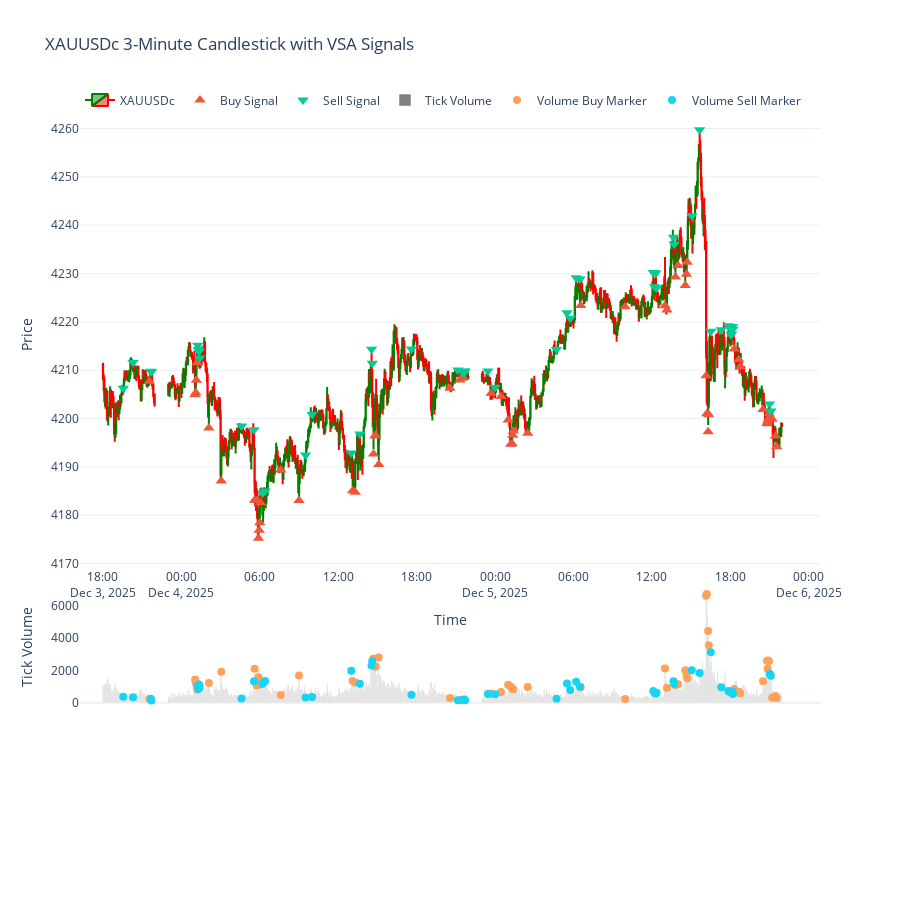

Notebook code cell kept with this figure:
### Code cell
import MetaTrader5 as mt5
import pandas as pd
import numpy as np
import plotly.graph_objects as go
from datetime import datetime, timedelta

# -------------------------
# 1. Initialize MT5
# -------------------------
if not mt5.initialize():
    print("MT5 initialization failed")
    mt5.shutdown()

# -------------------------
# 2. Fetch 3-minute data
# -------------------------
symbol = "XAUUSDc"
timeframe = mt5.TIMEFRAME_M3
n_bars = 1000
utc_from = datetime.now() - timedelta(days=3)

rates = mt5.copy_rates_from(symbol, timeframe, utc_from, n_bars)
mt5.shutdown()

# -------------------------
# 3. Convert to DataFrame
# -------------------------
df = pd.DataFrame(rates)
df['time'] = pd.to_datetime(df['time'], unit='s')
df.set_index('time', inplace=True)

# -------------------------
# 4. Remove non-trading periods (weekends)
# -------------------------
df = df[df.index.dayofweek < 5]

# -------------------------
# 5. Feature engineering for VSA
# -------------------------
df['range'] = df['high'] - df['low']
df['body'] = (df['close'] - df['open']).abs()
df['upper_wick'] = df['high'] - df[['open', 'close']].max(axis=1)
df['lower_wick'] = df[['open', 'close']].min(axis=1) - df['low']
df['direction'] = np.where(df['close'] > df['open'], 1, np.where(df['close'] < df['open'], -1, 0))

vol_ma_len = 50
df['vol_ma'] = df['tick_volume'].rolling(vol_ma_len, min_periods=1).mean()
df['vol_std'] = df['tick_volume'].rolling(vol_ma_len, min_periods=1).std().fillna(0)
df['body_ma'] = df['body'].rolling(vol_ma_len, min_periods=1).mean()
df['range_ma'] = df['range'].rolling(vol_ma_len, min_periods=1).mean()

df['vol_z'] = (df['tick_volume'] - df['vol_ma']) / (df['vol_std'] + 1e-9)
df['body_pct'] = df['body'] / (df['range_ma'] + 1e-9)

df['close_slope'] = df['close'].diff().rolling(6, min_periods=1).mean()

# -------------------------
# 6. VSA signal logic (avoid chained assignment by using arrays)
# -------------------------
n = len(df)
signals = np.zeros(n, dtype=int)
reasons = np.full(n, '', dtype=object)

climax_multiplier = 3.0
high_vol_multiplier = 1.5
low_vol_multiplier = 0.5
small_body_thresh = 0.35
large_body_thresh = 0.6

# Use positional access via iloc to gather values, but write to arrays
for i in range(2, n):
    vol = df['tick_volume'].iat[i]
    vol_ma = df['vol_ma'].iat[i]
    direction = df['direction'].iat[i]
    body_pct = df['body_pct'].iat[i]
    upper_wick = df['upper_wick'].iat[i]
    lower_wick = df['lower_wick'].iat[i]
    close = df['close'].iat[i]
    open_ = df['open'].iat[i]
    prev_close = df['close'].iat[i-1]
    slope = df['close_slope'].iat[i-1]  # context

    # skip if vol_ma invalid
    if np.isnan(vol_ma) or vol_ma <= 0:
        continue

    # climactic volume up / down
    if vol > vol_ma * climax_multiplier:
        if direction == 1 and body_pct > large_body_thresh:
            signals[i] = -1
            reasons[i] = "Climax Up (high vol & large up bar) -> possible distribution"
            continue
        if direction == -1 and body_pct > large_body_thresh:
            signals[i] = 1
            reasons[i] = "Climax Down (high vol & large down bar) -> possible selling exhaustion"
            continue

    # high volume down after uptrend
    if vol > vol_ma * high_vol_multiplier and direction == -1 and slope > 0:
        signals[i] = -1
        reasons[i] = "High vol down after uptrend -> weakness (sell)"
        continue

    # high volume up after downtrend
    if vol > vol_ma * high_vol_multiplier and direction == 1 and slope < 0:
        signals[i] = 1
        reasons[i] = "High vol up after downtrend -> strength (buy)"
        continue

    # No Demand
    if vol < vol_ma * low_vol_multiplier and direction == 1 and body_pct < small_body_thresh and slope > 0:
        signals[i] = -1
        reasons[i] = "No Demand (low vol narrow up bar after advance) -> probable weak continuation"
        continue

    # No Supply
    if vol < vol_ma * low_vol_multiplier and direction == -1 and body_pct < small_body_thresh and slope < 0:
        signals[i] = 1
        reasons[i] = "No Supply (low vol narrow down bar after decline) -> probable test, buy"
        continue

    # Test after selling climax
    prev_vol = df['tick_volume'].iat[i-1]
    prev_dir = df['direction'].iat[i-1]
    if prev_vol > df['vol_ma'].iat[i-1] * climax_multiplier and prev_dir == -1:
        if vol < vol_ma * low_vol_multiplier and direction != -1:
            signals[i] = 1
            reasons[i] = "Test after selling climax -> buy"
            continue

# assign arrays back to df in one vectorized assignment
df['signal'] = signals
df['signal_reason'] = reasons

# -------------------------
# 7. Markers for plotting and rest of original plotting code
# -------------------------
buy_mask = df['signal'] == 1
sell_mask = df['signal'] == -1

price_buy_y = df['low'] - (df['range'] * 0.15)
price_sell_y = df['high'] + (df['range'] * 0.15)

vol_buy_y = df['tick_volume'][buy_mask]
vol_sell_y = df['tick_volume'][sell_mask]

fig = go.Figure()

fig.add_trace(go.Candlestick(
    x=df.index,
    open=df['open'],
    high=df['high'],
    low=df['low'],
    close=df['close'],
    name=symbol,
    increasing_line_color='green',
    decreasing_line_color='red'
))

fig.add_trace(go.Scatter(
    x=df.index[buy_mask],
    y=price_buy_y[buy_mask],
    mode='markers',
    marker=dict(symbol='triangle-up', size=10),
    name='Buy Signal',
    hovertext=df['signal_reason'][buy_mask],
    hoverinfo='text'
))

fig.add_trace(go.Scatter(
    x=df.index[sell_mask],
    y=price_sell_y[sell_mask],
    mode='markers',
    marker=dict(symbol='triangle-down', size=10),
    name='Sell Signal',
    hovertext=df['signal_reason'][sell_mask],
    hoverinfo='text'
))

fig.add_trace(go.Bar(
    x=df.index,
    y=df['tick_volume'],
    name='Tick Volume',
    marker_color='gray',
    yaxis='y2'
))

fig.add_trace(go.Scatter(
    x=df.index[buy_mask],
    y=vol_buy_y,
    mode='markers',
    marker=dict(symbol='circle', size=8),
    name='Volume Buy Marker',
    yaxis='y2',
    hovertext=df['signal_reason'][buy_mask],
    hoverinfo='text'
))
fig.add_trace(go.Scatter(
    x=df.index[sell_mask],
    y=vol_sell_y,
    mode='markers',
    marker=dict(symbol='circle', size=8),
    name='Volume Sell Marker',
    yaxis='y2',
    hovertext=df['signal_reason'][sell_mask],
    hoverinfo='text'
))

fig.update_layout(
    template='plotly_white',
    title=f'{symbol} 3-Minute Candlestick with VSA Signals',
    xaxis=dict(title='Time', rangeslider=dict(visible=False)),
    yaxis=dict(title='Price', domain=[0.35, 1]),
    yaxis2=dict(title='Tick Volume', domain=[0.15, 0.33], showgrid=False, anchor="x"),
    legend=dict(orientation='h', y=1.02, x=0),
    height=900
)

fig.show()

# -------------------------
# 8. Quick signal summary
# -------------------------
recent_signals = df[df['signal'] != 0].copy().tail(20)
if not recent_signals.empty:
    print("Recent VSA signals (most recent first):")
    for idx, row in recent_signals[::-1].iterrows():
        ts = idx.strftime("%Y-%m-%d %H:%M")
        print(f"{ts} | Signal: {'BUY' if row['signal']==1 else 'SELL'} | Vol: {int(row['tick_volume'])} | Reason: {row['signal_reason']}")
else:
    print("No VSA signals found in the dataset.")

### Figure 1 — Plotly figure (JSON) as saved in the notebook; plotly's stock layout.template omitted (floating-point values rounded to 4 significant figures; data arrays with more than 128 entries replaced by an {"elided": "..."} marker saying what was removed)
{"data": [{"close": {"elided": "1000 float values"}, "decreasing": {"line": {"color": "red"}}, "high": {"elided": "1000 float values"}, "increasing": {"line": {"color": "green"}}, "low": {"elided": "1000 float values"}, "name": "XAUUSDc", "open": {"elided": "1000 float values"}, "type": "candlestick", "x": {"elided": "1000 str values"}}, {"hoverinfo": "text", "hovertext": ["No Supply (low vol narrow down bar after decline) -> probable test, buy", "Climax Down (high vol & large down bar) -> possible selling exhaustion", "High vol up after downtrend -> strength (buy)", "High vol up after downtrend -> strength (buy)", "High vol up after downtrend -> strength (buy)", "High vol up after downtrend -> strength (buy)", "High vol up after downtrend -> strength (buy)", "Climax Down (high vol & large down bar) -> possible selling exhaustion", "High vol up after downtrend -> strength (buy)", "High vol up after downtrend -> strength (buy)", "High vol up after downtrend -> strength (buy)", "High vol up after downtrend -> strength (buy)", "High vol up after downtrend -> strength (buy)", "No Supply (low vol narrow down bar after decline) -> probable test, buy", "High vol up after downtrend -> strength (buy)", "High vol up after downtrend -> strength (buy)", "High vol up after downtrend -> strength (buy)", "High vol up after downtrend -> strength (buy)", "High vol up after downtrend -> strength (buy)", "High vol up after downtrend -> strength (buy)", "High vol up after downtrend -> strength (buy)", "No Supply (low vol narrow down bar after decline) -> probable test, buy", "No Supply (low vol narrow down bar after decline) -> probable test, buy", "No Supply (low vol narrow down bar after decline) -> probable test, buy", "No Supply (low vol narrow down bar after decline) -> probable test, buy", "High vol up after downtrend -> strength (buy)", "High vol up after downtrend -> strength (buy)", "High vol up after downtrend -> strength (buy)", "High vol up after downtrend -> strength (buy)", "High vol up after downtrend -> strength (buy)", "High vol up after downtrend -> strength (buy)", "High vol up after downtrend -> strength (buy)", "High vol up after downtrend -> strength (buy)", "High vol up after downtrend -> strength (buy)", "No Supply (low vol narrow down bar after decline) -> probable test, buy", "Climax Down (high vol & large down bar) -> possible selling exhaustion", "High vol up after downtrend -> strength (buy)", "High vol up after downtrend -> strength (buy)", "High vol up after downtrend -> strength (buy)", "High vol up after downtrend -> strength (buy)", "High vol up after downtrend -> strength (buy)", "High vol up after downtrend -> strength (buy)", "Climax Down (high vol & large down bar) -> possible selling exhaustion", "Climax Down (high vol & large down bar) -> possible selling exhaustion", "High vol up after downtrend -> strength (buy)", "High vol up after downtrend -> strength (buy)", "No Supply (low vol narrow down bar after decline) -> probable test, buy", "No Supply (low vol narrow down bar after decline) -> probable test, buy", "No Supply (low vol narrow down bar after decline) -> probable test, buy", "High vol up after downtrend -> strength (buy)", "High vol up after downtrend -> strength (buy)", "High vol up after downtrend -> strength (buy)", "High vol up after downtrend -> strength (buy)", "High vol up after downtrend -> strength (buy)", "High vol up after downtrend -> strength (buy)", "No Supply (low vol narrow down bar after decline) -> probable test, buy", "No Supply (low vol narrow down bar after decline) -> probable test, buy", "No Supply (low vol narrow down bar after decline) -> probable test, buy"], "marker": {"size": 10, "symbol": "triangle-up"}, "mode": "markers", "name": "Buy Signal", "type": "scatter", "x": ["2025-12-03T21:33:00.000000000", "2025-12-04T01:03:00.000000000", "2025-12-04T01:06:00.000000000", "2025-12-04T01:09:00.000000000", "2025-12-04T01:12:00.000000000", "2025-12-04T02:06:00.000000000", "2025-12-04T03:03:00.000000000", "2025-12-04T05:36:00.000000000", "2025-12-04T05:45:00.000000000", "2025-12-04T05:54:00.000000000", "2025-12-04T05:57:00.000000000", "2025-12-04T06:00:00.000000000", "2025-12-04T06:03:00.000000000", "2025-12-04T07:36:00.000000000", "2025-12-04T09:00:00.000000000", "2025-12-04T13:06:00.000000000", "2025-12-04T13:18:00.000000000", "2025-12-04T14:42:00.000000000", "2025-12-04T14:48:00.000000000", "2025-12-04T14:51:00.000000000", "2025-12-04T15:06:00.000000000", "2025-12-04T20:33:00.000000000", "2025-12-04T21:18:00.000000000", "2025-12-04T21:27:00.000000000", "2025-12-04T21:33:00.000000000", "2025-12-04T23:42:00.000000000", "2025-12-05T00:27:00.000000000", "2025-12-05T01:00:00.000000000", "2025-12-05T01:12:00.000000000", "2025-12-05T01:18:00.000000000", "2025-12-05T01:21:00.000000000", "2025-12-05T01:24:00.000000000", "2025-12-05T02:30:00.000000000", "2025-12-05T06:33:00.000000000", "2025-12-05T09:57:00.000000000", "2025-12-05T13:00:00.000000000", "2025-12-05T13:09:00.000000000", "2025-12-05T13:48:00.000000000", "2025-12-05T14:00:00.000000000", "2025-12-05T14:33:00.000000000", "2025-12-05T14:39:00.000000000", "2025-12-05T14:42:00.000000000", "2025-12-05T16:09:00.000000000", "2025-12-05T16:12:00.000000000", "2025-12-05T16:18:00.000000000", "2025-12-05T16:21:00.000000000", "2025-12-05T18:18:00.000000000", "2025-12-05T18:39:00.000000000", "2025-12-05T18:45:00.000000000", "2025-12-05T20:30:00.000000000", "2025-12-05T20:48:00.000000000", "2025-12-05T20:51:00.000000000", "2025-12-05T20:54:00.000000000", "2025-12-05T20:57:00.000000000", "2025-12-05T21:03:00.000000000", "2025-12-05T21:12:00.000000000", "2025-12-05T21:27:00.000000000", "2025-12-05T21:33:00.000000000"], "y": [4208.0, 4205.0, 4205.0, 4208.0, 4212.0, 4198.0, 4187.0, 4183.0, 4183.0, 4175.0, 4177.0, 4178.0, 4183.0, 4189.0, 4183.0, 4185.0, 4185.0, 4193.0, 4196.0, 4197.0, 4191.0, 4206.0, 4208.0, 4208.0, 4209.0, 4205.0, 4205.0, 4200.0, 4195.0, 4195.0, 4197.0, 4197.0, 4197.0, 4223.0, 4223.0, 4223.0, 4222.0, 4229.0, 4232.0, 4228.0, 4230.0, 4232.0, 4209.0, 4201.0, 4197.0, 4201.0, 4214.0, 4212.0, 4211.0, 4202.0, 4199.0, 4199.0, 4200.0, 4201.0, 4200.0, 4200.0, 4196.0, 4194.0]}, {"hoverinfo": "text", "hovertext": ["No Demand (low vol narrow up bar after advance) -> probable weak continuation", "No Demand (low vol narrow up bar after advance) -> probable weak continuation", "No Demand (low vol narrow up bar after advance) -> probable weak continuation", "No Demand (low vol narrow up bar after advance) -> probable weak continuation", "High vol down after uptrend -> weakness (sell)", "High vol down after uptrend -> weakness (sell)", "High vol down after uptrend -> weakness (sell)", "High vol down after uptrend -> weakness (sell)", "No Demand (low vol narrow up bar after advance) -> probable weak continuation", "High vol down after uptrend -> weakness (sell)", "High vol down after uptrend -> weakness (sell)", "High vol down after uptrend -> weakness (sell)", "No Demand (low vol narrow up bar after advance) -> probable weak continuation", "No Demand (low vol narrow up bar after advance) -> probable weak continuation", "Climax Up (high vol & large up bar) -> possible distribution", "High vol down after uptrend -> weakness (sell)", "High vol down after uptrend -> weakness (sell)", "High vol down after uptrend -> weakness (sell)", "No Demand (low vol narrow up bar after advance) -> probable weak continuation", "No Demand (low vol narrow up bar after advance) -> probable weak continuation", "No Demand (low vol narrow up bar after advance) -> probable weak continuation", "No Demand (low vol narrow up bar after advance) -> probable weak continuation", "No Demand (low vol narrow up bar after advance) -> probable weak continuation", "High vol down after uptrend -> weakness (sell)", "High vol down after uptrend -> weakness (sell)", "No Demand (low vol narrow up bar after advance) -> probable weak continuation", "High vol down after uptrend -> weakness (sell)", "High vol down after uptrend -> weakness (sell)", "High vol down after uptrend -> weakness (sell)", "High vol down after uptrend -> weakness (sell)", "High vol down after uptrend -> weakness (sell)", "High vol down after uptrend -> weakness (sell)", "High vol down after uptrend -> weakness (sell)", "High vol down after uptrend -> weakness (sell)", "High vol down after uptrend -> weakness (sell)", "High vol down after uptrend -> weakness (sell)", "High vol down after uptrend -> weakness (sell)", "High vol down after uptrend -> weakness (sell)", "High vol down after uptrend -> weakness (sell)", "No Demand (low vol narrow up bar after advance) -> probable weak continuation", "No Demand (low vol narrow up bar after advance) -> probable weak continuation", "No Demand (low vol narrow up bar after advance) -> probable weak continuation", "No Demand (low vol narrow up bar after advance) -> probable weak continuation", "No Demand (low vol narrow up bar after advance) -> probable weak continuation", "No Demand (low vol narrow up bar after advance) -> probable weak continuation", "No Demand (low vol narrow up bar after advance) -> probable weak continuation", "High vol down after uptrend -> weakness (sell)", "High vol down after uptrend -> weakness (sell)"], "marker": {"size": 10, "symbol": "triangle-down"}, "mode": "markers", "name": "Sell Signal", "type": "scatter", "x": ["2025-12-03T19:33:00.000000000", "2025-12-03T20:18:00.000000000", "2025-12-03T21:39:00.000000000", "2025-12-03T21:42:00.000000000", "2025-12-04T01:15:00.000000000", "2025-12-04T01:18:00.000000000", "2025-12-04T01:21:00.000000000", "2025-12-04T01:24:00.000000000", "2025-12-04T04:36:00.000000000", "2025-12-04T05:33:00.000000000", "2025-12-04T06:12:00.000000000", "2025-12-04T06:24:00.000000000", "2025-12-04T09:30:00.000000000", "2025-12-04T10:00:00.000000000", "2025-12-04T13:00:00.000000000", "2025-12-04T13:39:00.000000000", "2025-12-04T14:33:00.000000000", "2025-12-04T14:36:00.000000000", "2025-12-04T17:36:00.000000000", "2025-12-04T21:09:00.000000000", "2025-12-04T21:36:00.000000000", "2025-12-04T21:39:00.000000000", "2025-12-04T21:42:00.000000000", "2025-12-04T23:27:00.000000000", "2025-12-05T00:00:00.000000000", "2025-12-05T04:42:00.000000000", "2025-12-05T05:30:00.000000000", "2025-12-05T05:45:00.000000000", "2025-12-05T06:12:00.000000000", "2025-12-05T06:30:00.000000000", "2025-12-05T12:06:00.000000000", "2025-12-05T12:12:00.000000000", "2025-12-05T12:18:00.000000000", "2025-12-05T12:21:00.000000000", "2025-12-05T13:39:00.000000000", "2025-12-05T13:42:00.000000000", "2025-12-05T15:03:00.000000000", "2025-12-05T15:39:00.000000000", "2025-12-05T16:30:00.000000000", "2025-12-05T17:18:00.000000000", "2025-12-05T17:51:00.000000000", "2025-12-05T17:57:00.000000000", "2025-12-05T18:03:00.000000000", "2025-12-05T18:06:00.000000000", "2025-12-05T18:09:00.000000000", "2025-12-05T18:12:00.000000000", "2025-12-05T21:00:00.000000000", "2025-12-05T21:06:00.000000000"], "y": [4206.0, 4212.0, 4210.0, 4210.0, 4215.0, 4214.0, 4214.0, 4213.0, 4198.0, 4198.0, 4185.0, 4185.0, 4192.0, 4201.0, 4193.0, 4197.0, 4214.0, 4211.0, 4214.0, 4210.0, 4209.0, 4210.0, 4210.0, 4210.0, 4206.0, 4214.0, 4222.0, 4221.0, 4229.0, 4229.0, 4230.0, 4227.0, 4230.0, 4227.0, 4238.0, 4236.0, 4242.0, 4260.0, 4218.0, 4218.0, 4219.0, 4219.0, 4217.0, 4218.0, 4219.0, 4219.0, 4203.0, 4202.0]}, {"marker": {"color": "gray"}, "name": "Tick Volume", "type": "bar", "x": {"elided": "1000 str values"}, "y": {"elided": "1000 int values"}, "yaxis": "y2"}, {"hoverinfo": "text", "hovertext": ["No Supply (low vol narrow down bar after decline) -> probable test, buy", "Climax Down (high vol & large down bar) -> possible selling exhaustion", "High vol up after downtrend -> strength (buy)", "High vol up after downtrend -> strength (buy)", "High vol up after downtrend -> strength (buy)", "High vol up after downtrend -> strength (buy)", "High vol up after downtrend -> strength (buy)", "Climax Down (high vol & large down bar) -> possible selling exhaustion", "High vol up after downtrend -> strength (buy)", "High vol up after downtrend -> strength (buy)", "High vol up after downtrend -> strength (buy)", "High vol up after downtrend -> strength (buy)", "High vol up after downtrend -> strength (buy)", "No Supply (low vol narrow down bar after decline) -> probable test, buy", "High vol up after downtrend -> strength (buy)", "High vol up after downtrend -> strength (buy)", "High vol up after downtrend -> strength (buy)", "High vol up after downtrend -> strength (buy)", "High vol up after downtrend -> strength (buy)", "High vol up after downtrend -> strength (buy)", "High vol up after downtrend -> strength (buy)", "No Supply (low vol narrow down bar after decline) -> probable test, buy", "No Supply (low vol narrow down bar after decline) -> probable test, buy", "No Supply (low vol narrow down bar after decline) -> probable test, buy", "No Supply (low vol narrow down bar after decline) -> probable test, buy", "High vol up after downtrend -> strength (buy)", "High vol up after downtrend -> strength (buy)", "High vol up after downtrend -> strength (buy)", "High vol up after downtrend -> strength (buy)", "High vol up after downtrend -> strength (buy)", "High vol up after downtrend -> strength (buy)", "High vol up after downtrend -> strength (buy)", "High vol up after downtrend -> strength (buy)", "High vol up after downtrend -> strength (buy)", "No Supply (low vol narrow down bar after decline) -> probable test, buy", "Climax Down (high vol & large down bar) -> possible selling exhaustion", "High vol up after downtrend -> strength (buy)", "High vol up after downtrend -> strength (buy)", "High vol up after downtrend -> strength (buy)", "High vol up after downtrend -> strength (buy)", "High vol up after downtrend -> strength (buy)", "High vol up after downtrend -> strength (buy)", "Climax Down (high vol & large down bar) -> possible selling exhaustion", "Climax Down (high vol & large down bar) -> possible selling exhaustion", "High vol up after downtrend -> strength (buy)", "High vol up after downtrend -> strength (buy)", "No Supply (low vol narrow down bar after decline) -> probable test, buy", "No Supply (low vol narrow down bar after decline) -> probable test, buy", "No Supply (low vol narrow down bar after decline) -> probable test, buy", "High vol up after downtrend -> strength (buy)", "High vol up after downtrend -> strength (buy)", "High vol up after downtrend -> strength (buy)", "High vol up after downtrend -> strength (buy)", "High vol up after downtrend -> strength (buy)", "High vol up after downtrend -> strength (buy)", "No Supply (low vol narrow down bar after decline) -> probable test, buy", "No Supply (low vol narrow down bar after decline) -> probable test, buy", "No Supply (low vol narrow down bar after decline) -> probable test, buy"], "marker": {"size": 8, "symbol": "circle"}, "mode": "markers", "name": "Volume Buy Marker", "type": "scatter", "x": ["2025-12-03T21:33:00.000000000", "2025-12-04T01:03:00.000000000", "2025-12-04T01:06:00.000000000", "2025-12-04T01:09:00.000000000", "2025-12-04T01:12:00.000000000", "2025-12-04T02:06:00.000000000", "2025-12-04T03:03:00.000000000", "2025-12-04T05:36:00.000000000", "2025-12-04T05:45:00.000000000", "2025-12-04T05:54:00.000000000", "2025-12-04T05:57:00.000000000", "2025-12-04T06:00:00.000000000", "2025-12-04T06:03:00.000000000", "2025-12-04T07:36:00.000000000", "2025-12-04T09:00:00.000000000", "2025-12-04T13:06:00.000000000", "2025-12-04T13:18:00.000000000", "2025-12-04T14:42:00.000000000", "2025-12-04T14:48:00.000000000", "2025-12-04T14:51:00.000000000", "2025-12-04T15:06:00.000000000", "2025-12-04T20:33:00.000000000", "2025-12-04T21:18:00.000000000", "2025-12-04T21:27:00.000000000", "2025-12-04T21:33:00.000000000", "2025-12-04T23:42:00.000000000", "2025-12-05T00:27:00.000000000", "2025-12-05T01:00:00.000000000", "2025-12-05T01:12:00.000000000", "2025-12-05T01:18:00.000000000", "2025-12-05T01:21:00.000000000", "2025-12-05T01:24:00.000000000", "2025-12-05T02:30:00.000000000", "2025-12-05T06:33:00.000000000", "2025-12-05T09:57:00.000000000", "2025-12-05T13:00:00.000000000", "2025-12-05T13:09:00.000000000", "2025-12-05T13:48:00.000000000", "2025-12-05T14:00:00.000000000", "2025-12-05T14:33:00.000000000", "2025-12-05T14:39:00.000000000", "2025-12-05T14:42:00.000000000", "2025-12-05T16:09:00.000000000", "2025-12-05T16:12:00.000000000", "2025-12-05T16:18:00.000000000", "2025-12-05T16:21:00.000000000", "2025-12-05T18:18:00.000000000", "2025-12-05T18:39:00.000000000", "2025-12-05T18:45:00.000000000", "2025-12-05T20:30:00.000000000", "2025-12-05T20:48:00.000000000", "2025-12-05T20:51:00.000000000", "2025-12-05T20:54:00.000000000", "2025-12-05T20:57:00.000000000", "2025-12-05T21:03:00.000000000", "2025-12-05T21:12:00.000000000", "2025-12-05T21:27:00.000000000", "2025-12-05T21:33:00.000000000"], "y": [230, 1443, 1272, 1092, 817, 1221, 1919, 2102, 1085, 1576, 1120, 1267, 1228, 484, 1681, 1339, 1255, 2733, 2240, 2243, 2794, 303, 164, 191, 178, 572, 664, 1113, 1006, 889, 838, 831, 968, 959, 238, 2110, 933, 1094, 1146, 2006, 1704, 1519, 6590, 6703, 4421, 3548, 850, 676, 589, 1332, 2596, 2104, 2601, 2563, 1757, 318, 418, 292], "yaxis": "y2"}, {"hoverinfo": "text", "hovertext": ["No Demand (low vol narrow up bar after advance) -> probable weak continuation", "No Demand (low vol narrow up bar after advance) -> probable weak continuation", "No Demand (low vol narrow up bar after advance) -> probable weak continuation", "No Demand (low vol narrow up bar after advance) -> probable weak continuation", "High vol down after uptrend -> weakness (sell)", "High vol down after uptrend -> weakness (sell)", "High vol down after uptrend -> weakness (sell)", "High vol down after uptrend -> weakness (sell)", "No Demand (low vol narrow up bar after advance) -> probable weak continuation", "High vol down after uptrend -> weakness (sell)", "High vol down after uptrend -> weakness (sell)", "High vol down after uptrend -> weakness (sell)", "No Demand (low vol narrow up bar after advance) -> probable weak continuation", "No Demand (low vol narrow up bar after advance) -> probable weak continuation", "Climax Up (high vol & large up bar) -> possible distribution", "High vol down after uptrend -> weakness (sell)", "High vol down after uptrend -> weakness (sell)", "High vol down after uptrend -> weakness (sell)", "No Demand (low vol narrow up bar after advance) -> probable weak continuation", "No Demand (low vol narrow up bar after advance) -> probable weak continuation", "No Demand (low vol narrow up bar after advance) -> probable weak continuation", "No Demand (low vol narrow up bar after advance) -> probable weak continuation", "No Demand (low vol narrow up bar after advance) -> probable weak continuation", "High vol down after uptrend -> weakness (sell)", "High vol down after uptrend -> weakness (sell)", "No Demand (low vol narrow up bar after advance) -> probable weak continuation", "High vol down after uptrend -> weakness (sell)", "High vol down after uptrend -> weakness (sell)", "High vol down after uptrend -> weakness (sell)", "High vol down after uptrend -> weakness (sell)", "High vol down after uptrend -> weakness (sell)", "High vol down after uptrend -> weakness (sell)", "High vol down after uptrend -> weakness (sell)", "High vol down after uptrend -> weakness (sell)", "High vol down after uptrend -> weakness (sell)", "High vol down after uptrend -> weakness (sell)", "High vol down after uptrend -> weakness (sell)", "High vol down after uptrend -> weakness (sell)", "High vol down after uptrend -> weakness (sell)", "No Demand (low vol narrow up bar after advance) -> probable weak continuation", "No Demand (low vol narrow up bar after advance) -> probable weak continuation", "No Demand (low vol narrow up bar after advance) -> probable weak continuation", "No Demand (low vol narrow up bar after advance) -> probable weak continuation", "No Demand (low vol narrow up bar after advance) -> probable weak continuation", "No Demand (low vol narrow up bar after advance) -> probable weak continuation", "No Demand (low vol narrow up bar after advance) -> probable weak continuation", "High vol down after uptrend -> weakness (sell)", "High vol down after uptrend -> weakness (sell)"], "marker": {"size": 8, "symbol": "circle"}, "mode": "markers", "name": "Volume Sell Marker", "type": "scatter", "x": ["2025-12-03T19:33:00.000000000", "2025-12-03T20:18:00.000000000", "2025-12-03T21:39:00.000000000", "2025-12-03T21:42:00.000000000", "2025-12-04T01:15:00.000000000", "2025-12-04T01:18:00.000000000", "2025-12-04T01:21:00.000000000", "2025-12-04T01:24:00.000000000", "2025-12-04T04:36:00.000000000", "2025-12-04T05:33:00.000000000", "2025-12-04T06:12:00.000000000", "2025-12-04T06:24:00.000000000", "2025-12-04T09:30:00.000000000", "2025-12-04T10:00:00.000000000", "2025-12-04T13:00:00.000000000", "2025-12-04T13:39:00.000000000", "2025-12-04T14:33:00.000000000", "2025-12-04T14:36:00.000000000", "2025-12-04T17:36:00.000000000", "2025-12-04T21:09:00.000000000", "2025-12-04T21:36:00.000000000", "2025-12-04T21:39:00.000000000", "2025-12-04T21:42:00.000000000", "2025-12-04T23:27:00.000000000", "2025-12-05T00:00:00.000000000", "2025-12-05T04:42:00.000000000", "2025-12-05T05:30:00.000000000", "2025-12-05T05:45:00.000000000", "2025-12-05T06:12:00.000000000", "2025-12-05T06:30:00.000000000", "2025-12-05T12:06:00.000000000", "2025-12-05T12:12:00.000000000", "2025-12-05T12:18:00.000000000", "2025-12-05T12:21:00.000000000", "2025-12-05T13:39:00.000000000", "2025-12-05T13:42:00.000000000", "2025-12-05T15:03:00.000000000", "2025-12-05T15:39:00.000000000", "2025-12-05T16:30:00.000000000", "2025-12-05T17:18:00.000000000", "2025-12-05T17:51:00.000000000", "2025-12-05T17:57:00.000000000", "2025-12-05T18:03:00.000000000", "2025-12-05T18:06:00.000000000", "2025-12-05T18:09:00.000000000", "2025-12-05T18:12:00.000000000", "2025-12-05T21:00:00.000000000", "2025-12-05T21:06:00.000000000"], "y": [381, 349, 250, 143, 1073, 846, 1129, 946, 262, 1326, 1168, 1342, 326, 353, 1978, 1169, 2302, 2572, 493, 152, 185, 200, 165, 543, 534, 247, 1194, 797, 1300, 992, 725, 609, 575, 623, 1334, 1157, 2002, 1835, 3115, 953, 728, 676, 635, 652, 687, 540, 1775, 1668], "yaxis": "y2"}], "layout": {"height": 900, "legend": {"orientation": "h", "x": 0, "y": 1.02}, "title": {"text": "XAUUSDc 3-Minute Candlestick with VSA Signals"}, "xaxis": {"rangeslider": {"visible": false}, "title": {"text": "Time"}}, "yaxis": {"domain": [0.35, 1], "title": {"text": "Price"}}, "yaxis2": {"anchor": "x", "domain": [0.15, 0.33], "showgrid": false, "title": {"text": "Tick Volume"}}}}
